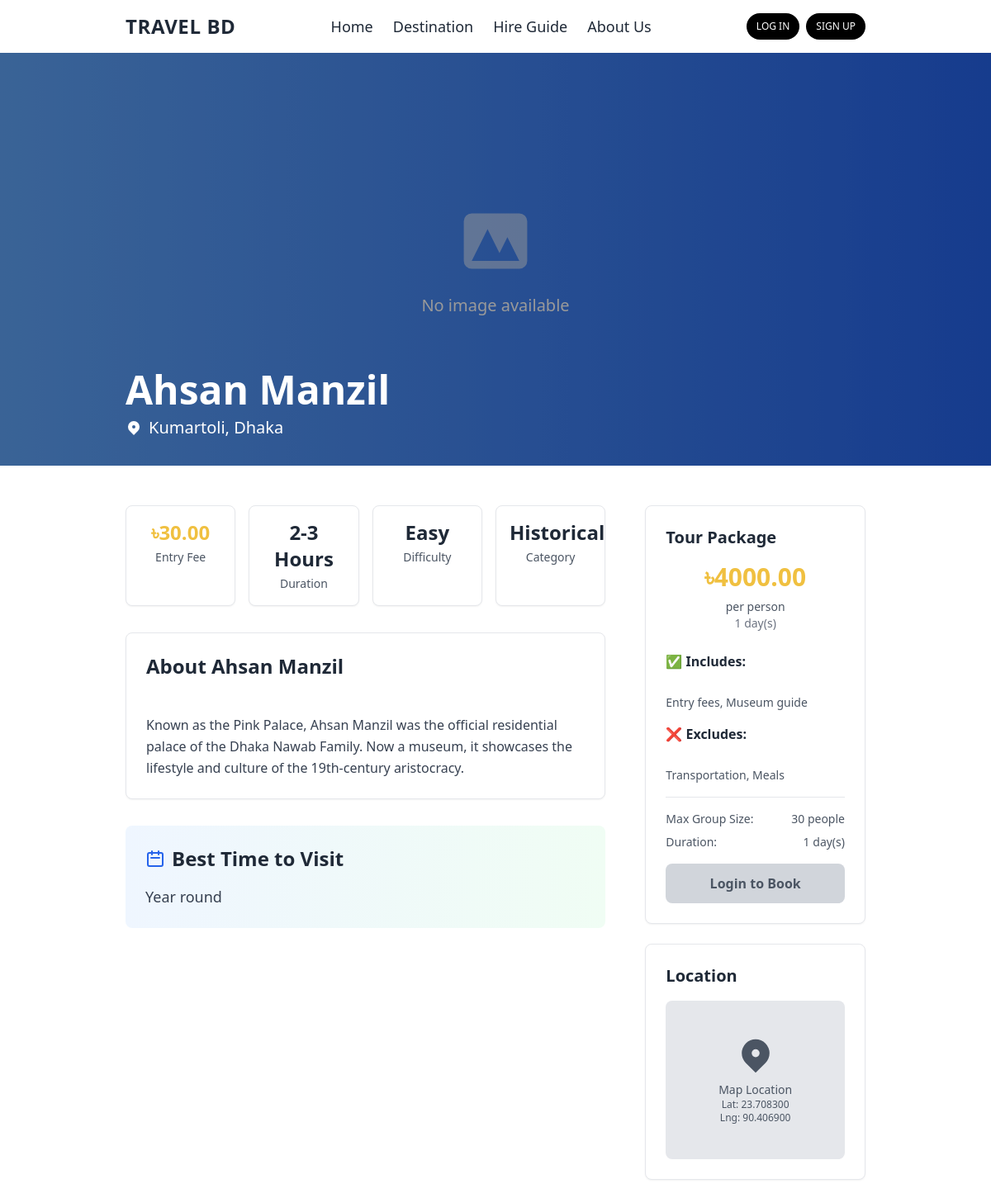
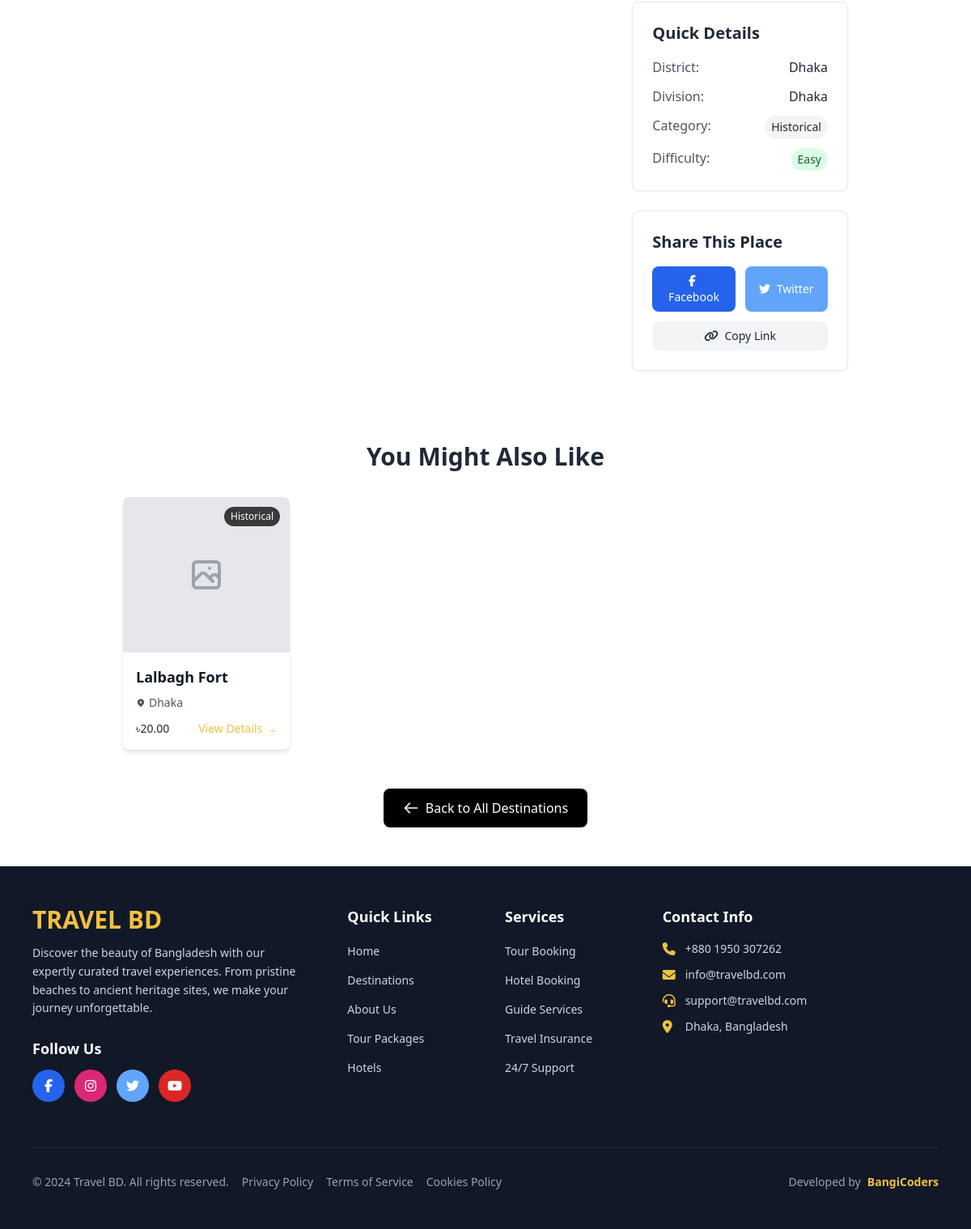
Page /destinations/ahsan-manzil/ on the committed database (2 pictures, top to bottom).
### destination/models.py (models this page shows, shortened)
class Destination(models.Model):
    CATEGORY_CHOICES = [
        ('beach', 'Beach'),
        ('mountain', 'Mountain'),
        ('historical', 'Historical'),
        ('cultural', 'Cultural'),
        ('adventure', 'Adventure'),
        ('religious', 'Religious'),
    ]
    DIFFICULTY_CHOICES = [
        ('easy', 'Easy'),
        ('moderate', 'Moderate'),
        ('hard', 'Hard'),
    ]
    name = models.CharField(max_length=200)
    slug = models.SlugField(max_length=250, unique=True, blank=True)
    description = models.TextField()
    short_description = models.TextField(max_length=300, blank=True)
    location = models.CharField(max_length=200)
    district = models.CharField(max_length=100)
    division = models.CharField(max_length=100)
    category = models.CharField(max_length=20, choices=CATEGORY_CHOICES)
    difficulty_level = models.CharField(max_length=20, choices=DIFFICULTY_CHOICES, default='easy')
    entry_fee = models.DecimalField(max_digits=10, decimal_places=2, default=0)
    duration = models.CharField(max_length=100, default="1 Day")
    best_time_to_visit = models.CharField(max_length=200)
    tour_price = models.DecimalField(max_digits=10, decimal_places=2)
    tour_duration_days = models.IntegerField(default=1)
    max_group_size = models.IntegerField(default=10)
    tour_includes = models.TextField(blank=True)
    tour_excludes = models.TextField(blank=True)
    main_image = models.ImageField(upload_to='destinations/', blank=True, null=True)
    latitude = models.DecimalField(max_digits=9, decimal_places=6, blank=True, null=True)
    longitude = models.DecimalField(max_digits=9, decimal_places=6, blank=True, null=True)
    featured = models.BooleanField(default=False)
    is_active = models.BooleanField(default=True)
    created_at = models.DateTimeField(auto_now_add=True)
    updated_at = models.DateTimeField(auto_now=True)
    class Meta:
        ordering = ['name']

### destination/views.py (the view)
# urls.py: path('<slug:slug>/', views.destination_detail, name='destination_detail'),
def destination_detail(request, slug):
    destination = get_object_or_404(Destination, slug=slug, is_active=True)
    related_destinations = Destination.objects.filter(
        category=destination.category,
        is_active=True
    ).exclude(id=destination.id)[:4]
    context = {
        'destination': destination,
        'related_destinations': related_destinations,
    }
    return render(request, 'destination_detail.html', context)

### templates/destination_detail.html (shortened to what this page needs)
{% extends 'base.html' %} {% load static %} {% block body %}
<div class="relative w-full h-96 lg:h-[500px] overflow-hidden">
  {% if destination.main_image %}
  <img
    src="{{ destination.main_image.url }}"
    alt="{{ destination.name }}"
    class="w-full h-full object-cover"
  />
  {% else %}
  <div
    class="w-full h-full bg-gradient-to-r from-blue-400 to-blue-600 flex items-center justify-center"
  >
    <div class="text-center text-white">
      <svg
        class="w-24 h-24 mx-auto mb-4 opacity-50"
        fill="currentColor"
        viewBox="0 0 20 20"
      >
        <path
          fill-rule="evenodd"
          d="M4 3a2 2 0 00-2 2v10a2 2 0 002 2h12a2 2 0 002-2V5a2 2 0 00-2-2H4zm12 12H4l4-8 3 6 2-4 3 6z"
          clip-rule="evenodd"
        ></path>
      </svg>
      <p class="text-xl">No image available</p>
    </div>
  </div>
  {% endif %}
  <div class="absolute inset-0 bg-black bg-opacity-40 flex items-end">
    <div class="w-full lg:w-4/5 mx-auto px-4 lg:px-8 pb-8">
      <div class="text-white">
        <h1 class="text-3xl lg:text-5xl font-bold mb-2">
          {{ destination.name }}
        </h1>
        <p class="text-lg lg:text-xl flex items-center">
          <svg class="w-5 h-5 mr-2" fill="currentColor" viewBox="0 0 20 20">
            <path
              fill-rule="evenodd"
              d="M5.05 4.05a7 7 0 119.9 9.9L10 18.9l-4.95-4.95a7 7 0 010-9.9zM10 11a2 2 0 100-4 2 2 0 000 4z"
              clip-rule="evenodd"
            ></path>
          </svg>
          {{ destination.location }}, {{ destination.district }}
        </p>
      </div>
    </div>
  </div>
</div>
<div class="w-full lg:w-4/5 mx-auto px-4 lg:px-8 py-12">
  <div class="grid grid-cols-1 lg:grid-cols-3 gap-12">
    <div class="lg:col-span-2">
      <div class="grid grid-cols-2 lg:grid-cols-4 gap-4 mb-8">
        <div
          class="bg-white border border-gray-200 rounded-lg p-4 text-center shadow-sm"
        >
          <div class="text-2xl font-bold text-primary mb-1">
            {% if destination.entry_fee > 0 %}
            <div>৳{{ destination.entry_fee }}</div>
            {% else %} Free {% endif %}
          </div>
          <div class="text-sm text-gray-600">Entry Fee</div>
        </div>
        <div
          class="bg-white border border-gray-200 rounded-lg p-4 text-center shadow-sm"
        >
          <div class="text-2xl font-bold text-gray-800 mb-1">
            {{ destination.duration }}
          </div>
          <div class="text-sm text-gray-600">Duration</div>
        </div>
        <div
          class="bg-white border border-gray-200 rounded-lg p-4 text-center shadow-sm"
        >
          <div class="text-2xl font-bold text-gray-800 mb-1">
            {{ destination.difficulty_level|title }}
          </div>
          <div class="text-sm text-gray-600">Difficulty</div>
        </div>
        <div
          class="bg-white border border-gray-200 rounded-lg p-4 text-center shadow-sm"
        >
          <div class="text-2xl font-bold text-gray-800 mb-1">
            {{ destination.category|title }}
          </div>
          <div class="text-sm text-gray-600">Category</div>
        </div>
      </div>
      <div
        class="bg-white rounded-lg shadow-sm border border-gray-200 p-6 mb-8"
      >
        <h2 class="text-2xl font-bold text-gray-800 mb-4">
          About {{ destination.name }}
        </h2>
        <p class="text-gray-700 leading-relaxed whitespace-pre-line">
          {{ destination.description }}
        </p>
      </div>
      <div
        class="bg-gradient-to-r from-blue-50 to-green-50 rounded-lg p-6 mb-8"
      >
        <h2 class="text-2xl font-bold text-gray-800 mb-4 flex items-center">
          <svg
            class="w-6 h-6 mr-2 text-blue-600"
            fill="none"
            stroke="currentColor"
            viewBox="0 0 24 24"
          >
            <path
              stroke-linecap="round"
              stroke-linejoin="round"
              stroke-width="2"
              d="M8 7V3m8 4V3m-9 8h10M5 21h14a2 2 0 002-2V7a2 2 0 00-2-2H5a2 2 0 00-2 2v12a2 2 0 002 2z"
            ></path>
          </svg>
          Best Time to Visit
        </h2>
        <p class="text-lg text-gray-700 font-medium">
          {{ destination.best_time_to_visit }}
        </p>
      </div>
    </div>
    <div class="lg:col-span-1">
      <div
        class="bg-white rounded-lg shadow-sm border border-gray-200 p-6 mb-6 sticky top-4"
      >
        <h3 class="text-xl font-bold text-gray-800 mb-4">Tour Package</h3>
        <div class="text-center mb-6">
          <div class="text-3xl font-bold text-primary mb-2">
            ৳{{ destination.tour_price }}
          </div>
          <div class="text-sm text-gray-600">per person</div>
          <div class="text-sm text-gray-500">
            {{ destination.tour_duration_days }} day(s)
          </div>
        </div>
        {% if destination.tour_includes %}
        <div class="mb-4">
          <h4 class="font-semibold text-gray-800 mb-2">✅ Includes:</h4>
          <div class="text-sm text-gray-600 whitespace-pre-line">
            {{ destination.tour_includes }}
          </div>
        </div>
        {% endif %}
        {% if destination.tour_excludes %}
        <div class="mb-4">
          <h4 class="font-semibold text-gray-800 mb-2">❌ Excludes:</h4>
          <div class="text-sm text-gray-600 whitespace-pre-line">
            {{ destination.tour_excludes }}
          </div>
        </div>
        {% endif %}
        <div class="border-t pt-4">
          <div class="flex justify-between text-sm text-gray-600 mb-2">
            <span>Max Group Size:</span>
            <span>{{ destination.max_group_size }} people</span>
          </div>
          <div class="flex justify-between text-sm text-gray-600 mb-4">
            <span>Duration:</span>
            <span>{{ destination.tour_duration_days }} day(s)</span>
          </div>
        </div>
        {% if user.is_authenticated %}
        <a
          href="{% url 'tour_booking:tour_booking' destination.id %}"
          class="block w-full bg-primary text-black font-semibold py-3 px-4 rounded-lg text-center hover:bg-yellow-500 transition duration-200"
        >
          Book This Tour
        </a>
        {% else %}
        <a
          href="{% url 'authentication:login' %}"
          class="block w-full bg-gray-300 text-gray-600 font-semibold py-3 px-4 rounded-lg text-center"
        >
          Login to Book
        </a>
        {% endif %}
      </div>
      {% if destination.latitude and destination.longitude %}
      <div
        class="bg-white rounded-lg shadow-sm border border-gray-200 p-6 mb-6"
      >
        <h3 class="text-xl font-bold text-gray-800 mb-4">Location</h3>
        <div
          class="bg-gray-200 h-48 rounded-lg flex items-center justify-center"
        >
          <div class="text-center text-gray-600">
            <svg
              class="w-12 h-12 mx-auto mb-2"
              fill="currentColor"
              viewBox="0 0 20 20"
            >
              <path
                fill-rule="evenodd"
                d="M5.05 4.05a7 7 0 119.9 9.9L10 18.9l-4.95-4.95a7 7 0 010-9.9zM10 11a2 2 0 100-4 2 2 0 000 4z"
                clip-rule="evenodd"
              ></path>
            </svg>
            <p class="text-sm">Map Location</p>
            <p class="text-xs">Lat: {{ destination.latitude }}</p>
            <p class="text-xs">Lng: {{ destination.longitude }}</p>
          </div>
        </div>
      </div>
      {% endif %}
      <div
        class="bg-white rounded-lg shadow-sm border border-gray-200 p-6 mb-6"
      >
        <h3 class="text-xl font-bold text-gray-800 mb-4">Quick Details</h3>
        <div class="space-y-3">
          <div class="flex justify-between">
            <span class="text-gray-600">District:</span>
            <span class="font-medium text-gray-800"
              >{{ destination.district }}</span
            >
          </div>
          <div class="flex justify-between">
            <span class="text-gray-600">Division:</span>
            <span class="font-medium text-gray-800"
              >{{ destination.division }}</span
            >
          </div>
          <div class="flex justify-between">
            <span class="text-gray-600">Category:</span>
            <span
              class="inline-block bg-gray-100 text-gray-800 px-2 py-1 rounded-full text-sm"
            >
              {{ destination.category|title }}
            </span>
          </div>
          <div class="flex justify-between">
            <span class="text-gray-600">Difficulty:</span>
            <span
              class="inline-block {% if destination.difficulty_level == 'easy' %}bg-green-100 text-green-800{% elif destination.difficulty_level == 'moderate' %}bg-yellow-100 text-yellow-800{% else %}bg-red-100 text-red-800{% endif %} px-2 py-1 rounded-full text-sm"
            >
              {{ destination.difficulty_level|title }}
            </span>
          </div>
        </div>
      </div>
      <div
        class="bg-white rounded-lg shadow-sm border border-gray-200 p-6 mb-6"
      >
        <h3 class="text-xl font-bold text-gray-800 mb-4">Share This Place</h3>
        <div class="flex space-x-3">
          <button
            class="flex-1 bg-blue-600 text-white py-2 px-3 rounded-lg hover:bg-blue-700 transition duration-200 text-sm"
          >
            <i class="fab fa-facebook-f mr-1"></i> Facebook
          </button>
          <button
            class="flex-1 bg-blue-400 text-white py-2 px-3 rounded-lg hover:bg-blue-500 transition duration-200 text-sm"
          >
            <i class="fab fa-twitter mr-1"></i> Twitter
          </button>
        </div>
        <button
          class="w-full mt-3 bg-gray-100 text-gray-800 py-2 px-3 rounded-lg hover:bg-gray-200 transition duration-200 text-sm"
        >
          <i class="fas fa-link mr-1"></i> Copy Link
        </button>
      </div>
    </div>
  </div>
  {% if related_destinations %}
  <div class="mt-16">
    <h2 class="text-3xl font-bold text-gray-800 mb-8 text-center">
      You Might Also Like
    </h2>
    <div class="grid grid-cols-1 md:grid-cols-2 lg:grid-cols-4 gap-6">
      {% for related in related_destinations %}
      <div
        class="bg-white rounded-lg shadow-md overflow-hidden hover:shadow-lg transition duration-300"
      >
        <div class="relative h-48 overflow-hidden">
          {% if related.main_image %}
          <img
            src="{{ related.main_image.url }}"
            alt="{{ related.name }}"
            class="w-full h-full object-cover hover:scale-105 transition duration-300"
          />
          {% else %}
          <div
            class="w-full h-full bg-gray-200 flex items-center justify-center"
          >
          </div>
          {% endif %}
          <span
            class="absolute top-3 right-3 bg-black bg-opacity-75 text-white px-2 py-1 rounded-full text-xs"
          >
            {{ related.category|title }}
          </span>
        </div>
        <div class="p-4">
          <h3 class="text-lg font-semibold text-gray-900 mb-2">
            <a
              href="{% url 'destination:destination_detail' related.slug %}"
              class="hover:text-primary transition duration-200"
            >
              {{ related.name }}
            </a>
          </h3>
          <p class="text-gray-600 text-sm mb-3 flex items-center">
            <svg class="w-3 h-3 mr-1" fill="currentColor" viewBox="0 0 20 20">
              <path
                fill-rule="evenodd"
                d="M5.05 4.05a7 7 0 119.9 9.9L10 18.9l-4.95-4.95a7 7 0 010-9.9zM10 11a2 2 0 100-4 2 2 0 000 4z"
                clip-rule="evenodd"
              ></path>
            </svg>
            {{ related.district }}
          </p>
          <div class="flex justify-between items-center">
            <span class="text-sm font-medium text-gray-800">
              {% if related.entry_fee > 0 %} ৳{{ related.entry_fee }} {% else %}
              Free {% endif %}
            </span>
            <a
              href="{% url 'destination:destination_detail' related.slug %}"
              class="text-primary hover:text-yellow-600 text-sm font-medium transition duration-200"
            >
              View Details →
            </a>
          </div>
        </div>
      </div>
      {% endfor %}
    </div>
  </div>
  {% endif %}
  <div class="mt-12 text-center">
    <a
      href="{% url 'destination:destination_list' %}"
      class="inline-flex items-center px-6 py-3 bg-black text-white rounded-lg hover:bg-gray-800 transition duration-200"
    >
      <svg
        class="w-5 h-5 mr-2"
        fill="none"
        stroke="currentColor"
        viewBox="0 0 24 24"
      >
        <path
          stroke-linecap="round"
          stroke-linejoin="round"
          stroke-width="2"
          d="M10 19l-7-7m0 0l7-7m-7 7h18"
        ></path>
      </svg>
      Back to All Destinations
    </a>
  </div>
</div>
{% endblock %}

### rows in the picture
Destination: name "Ahsan Manzil", location "Kumartoli", district "Dhaka", entry_fee "30.00", duration "2-3 Hours", difficulty_level "Easy", category "Historical", description "Known as the Pink Palace, Ahsan Manzil was the official residential palace of the Dhaka Nawab Family. Now a museum, it showcases the lifestyle and culture of the 19th-century aristocracy.", best_time_to_visit "Year round", tour_price "4000.00", tour_duration_days "1", tour_includes "Entry fees, Museum guide", tour_excludes "Transportation, Meals", max_group_size "30", latitude "23.708300", longitude "90.406900", division "Dhaka"
Destination: category "Historical", name "Lalbagh Fort", district "Dhaka", entry_fee "20.00"
